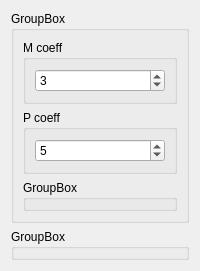
       <widget class="QWidget" name="PagePredistorter">
        <layout class="QVBoxLayout" name="verticalLayout_84">
         <item>
          <widget class="QGroupBox" name="groupBox_4">
           <property name="title">
            <string>GroupBox</string>
           </property>
           <layout class="QVBoxLayout" name="verticalLayout_85">
            <item>
             <widget class="QGroupBox" name="groupBox_6">
              <property name="title">
               <string>M coeff</string>
              </property>
              <layout class="QVBoxLayout" name="verticalLayout_86">
               <item>
                <widget class="QSpinBox" name="MP_M_spinBox">
                 <property name="minimum">
                  <number>1</number>
                 </property>
                 <property name="maximum">
                  <number>10</number>
                 </property>
                 <property name="singleStep">
                  <number>2</number>
                 </property>
                 <property name="value">
                  <number>3</number>
                 </property>
                </widget>
               </item>
              </layout>
             </widget>
            </item>
            <item>
             <widget class="QGroupBox" name="groupBox_7">
              <property name="title">
               <string>P coeff</string>
              </property>
              <layout class="QVBoxLayout" name="verticalLayout_87">
               <item>
                <widget class="QSpinBox" name="MP_P_spinBox">
                 <property name="minimum">
                  <number>1</number>
                 </property>
                 <property name="maximum">
                  <number>15</number>
                 </property>
                 <property name="singleStep">
                  <number>2</number>
                 </property>
                 <property name="value">
                  <number>5</number>
                 </property>
                </widget>
               </item>
              </layout>
             </widget>
            </item>
            <item>
             <widget class="QGroupBox" name="groupBox_8">
              <property name="title">
               <string>GroupBox</string>
              </property>
             </widget>
            </item>
           </layout>
          </widget>
         </item>
         <item>
          <widget class="QGroupBox" name="groupBox_5">
           <property name="title">
            <string>GroupBox</string>
           </property>
          </widget>
         </item>
        </layout>
       </widget>
